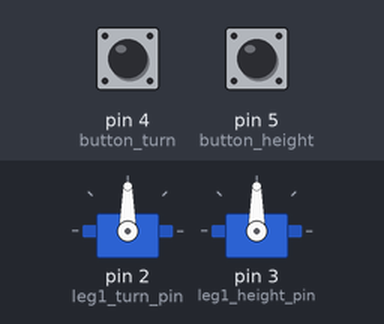
This sketch was run on a simulated Arduino Uno, built with avr-gcc and run on an emulated ATmega328P. On the bench: 2 × servo. The inputs (shaded band) are chosen by the test bench; at power-on: pin 4 (button_turn) LOW, pin 5 (button_height) LOW.

Above: at 1.8 s.
1.9 s: pin 4 (button_turn) pulled HIGH for 3.2 s
At 5.4 s:
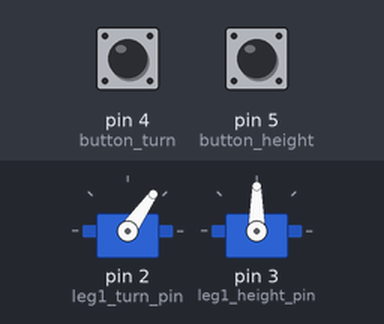
6.6 s: pin 5 (button_height) pulled HIGH for 0.15 s
At 7.4 s:
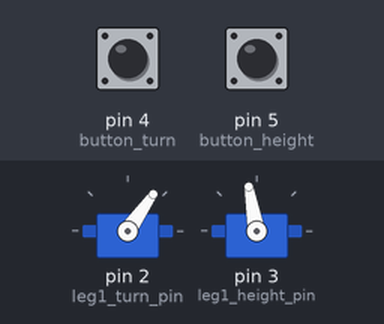
8.2 s: pin 4 (button_turn) pulled HIGH for 0.15 s
At 8.7 s:
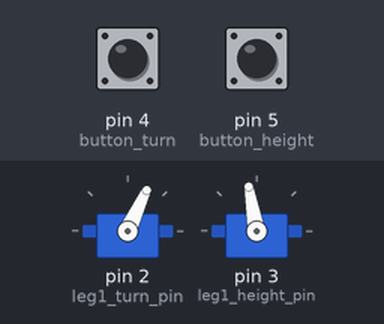
9.8 s: pin 5 (button_height) pulled HIGH for 1 s
At 10.9 s:
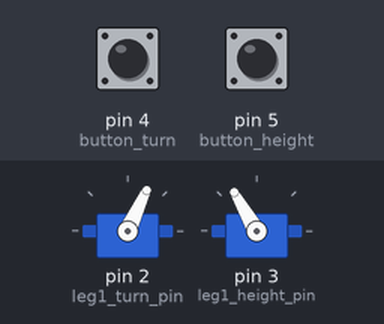
12.3 s: pin 4 (button_turn) pulled HIGH for 1 s
At 14.0 s:
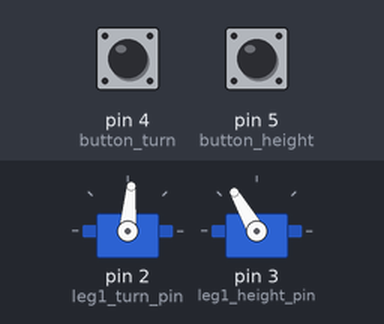
14.8 s: pin 5 (button_height) pulled HIGH for 3.2 s
At 15.8 s:
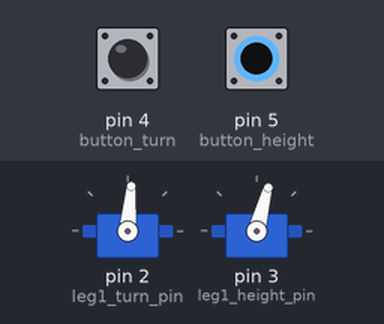
Timing chart, 0 to 19.1 s (numbered marks = the images above; inputs shaded):
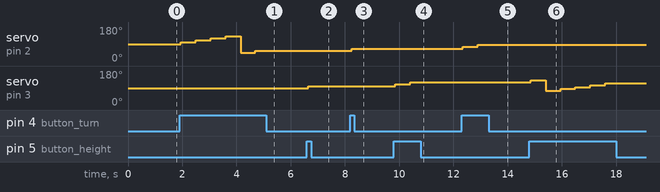

Measured:
- after the input at 1.9 s, servo on pin 2 (leg1_turn_pin): 90° → 100° after 0.05 s, → 110° 0.55 s later, → 120° 0.55 s later, → 130° 0.55 s later, … (6 changes in this stretch)
- after the input at 6.6 s, servo on pin 3 (leg1_height_pin): 90° → 100° after 0.05 s
- after the input at 8.2 s, servo on pin 2 (leg1_turn_pin): 55° → 65° after 0.05 s
- after the input at 9.8 s, servo on pin 3 (leg1_height_pin): 100° → 110° after 0.05 s, → 120° 0.55 s later
- after the input at 12.3 s, servo on pin 2 (leg1_turn_pin): 65° → 75° after 0.05 s, → 85° 0.55 s later
- after the input at 14.8 s, servo on pin 3 (leg1_height_pin): 120° → 130° after 0.05 s, → 75° 0.55 s later, → 85° 0.55 s later, → 95° 0.55 s later, … (6 changes in this stretch)

The sketch:

leg_controll_test.ino
```cpp
#include <Servo.h>

Servo leg1_turn;
Servo leg1_height;

int leg1_turn_pin = 2;
int leg1_height_pin = 3;

int button_turn = 4;
int button_height = 5;

int leg1_turn_pos = 90;
int leg1_height_pos = 90;

bool leg1_turn_update = true;
bool leg1_height_update = true;

void setup() {
  //set the pin outs
  pinMode(button_turn, INPUT);
  pinMode(button_height, INPUT);
}

void loop() {
  controllButtons();
  moveServos();
}

void controllButtons() {
  //change the position if the button was pressed
  if (digitalRead(button_turn) == HIGH) {
    leg1_turn_pos += 10;
    if (leg1_turn_pos > 135) {
      leg1_turn_pos = 45;
    }
    leg1_turn_update = true;
    delay(50);
  }
  if (digitalRead(button_height) == HIGH) {
    leg1_height_pos += 10;
    if (leg1_height_pos > 135) {
      leg1_height_pos = 75;
    }
    leg1_height_update = true;
    delay(50);
  }
}

void moveServos() {
 //change the position of the servo if it is updated
  if (leg1_turn_update) {
    leg1_turn_update = false;
    leg1_turn.attach(leg1_turn_pin);
    leg1_turn.write(leg1_turn_pos);
    delay(500);
    leg1_turn.detach();//detach the servo if it's not used so it doesn't try to correct the position all the time
  }

  if (leg1_height_update) {
    leg1_height_update = false;
    leg1_height.attach(leg1_height_pin);
    leg1_height.write(leg1_height_pos);
    delay(500);
    leg1_height.detach();
  }
}
```
